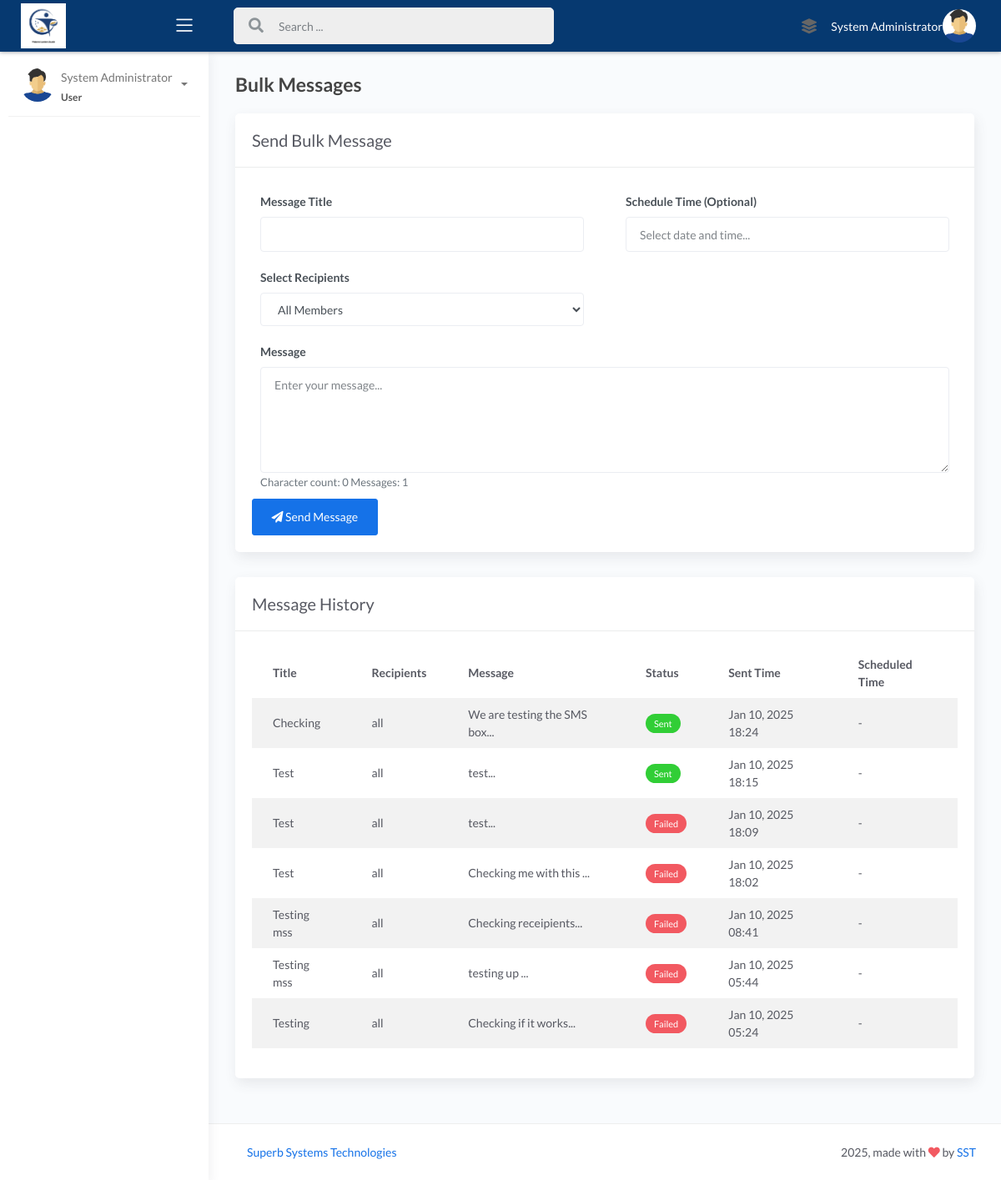
Page /communication/bulk_message.php (signed in) on the committed database.
### tables this page shows
CREATE TABLE `users` (
  `id` int(11) NOT NULL AUTO_INCREMENT,
  `member_id` int(11) DEFAULT NULL,
  `username` varchar(50) NOT NULL,
  `email` varchar(100) NOT NULL,
  `password` varchar(255) NOT NULL,
  `full_name` varchar(100) NOT NULL,
  `status` enum('active','inactive','suspended') NOT NULL DEFAULT 'active',
  `phone` varchar(20) DEFAULT NULL,
  `department` varchar(50) DEFAULT NULL,
  `position` varchar(50) DEFAULT NULL,
  `last_login` datetime DEFAULT NULL,
  `login_attempts` int(11) DEFAULT 0,
  `password_reset_token` varchar(100) DEFAULT NULL,
  `password_reset_expires` datetime DEFAULT NULL,
  `profile_image` varchar(255) DEFAULT NULL,
  `permissions` text DEFAULT NULL,
  `created_by` int(11) DEFAULT NULL,
  `created_at` timestamp NOT NULL DEFAULT current_timestamp(),
  `updated_at` timestamp NOT NULL DEFAULT current_timestamp() ON UPDATE current_timestamp(),
  `password_changed` tinyint(1) NOT NULL DEFAULT 0 COMMENT 'Flag to check if first-time password has been changed',
  PRIMARY KEY (`id`),
  UNIQUE KEY `username` (`username`),
  KEY `created_by` (`created_by`),
  KEY `idx_member_id` (`member_id`),
  CONSTRAINT `fk_user_member` FOREIGN KEY (`member_id`) REFERENCES `members` (`id`) ON DELETE SET NULL ON UPDATE CASCADE,
  CONSTRAINT `users_creator_fk` FOREIGN KEY (`created_by`) REFERENCES `users` (`id`) ON DELETE SET NULL
);

CREATE TABLE `messages` (
  `id` int(11) NOT NULL AUTO_INCREMENT,
  `sender_id` int(11) NOT NULL,
  `recipient_id` int(11) DEFAULT NULL,
  `message` text NOT NULL,
  `sent_time` datetime DEFAULT current_timestamp(),
  `message_type` enum('single','bulk','group') NOT NULL DEFAULT 'single',
  `status` enum('pending','sent','failed') NOT NULL DEFAULT 'pending',
  `recipient_group` varchar(50) DEFAULT NULL,
  `message_title` varchar(100) DEFAULT NULL,
  `delivery_report` text DEFAULT NULL,
  `api_response` text DEFAULT NULL,
  `scheduled_time` datetime DEFAULT NULL,
  `recipient_count` int(2) DEFAULT NULL,
  PRIMARY KEY (`id`),
  KEY `sender_id` (`sender_id`),
  KEY `recipient_id` (`recipient_id`),
  KEY `message_type` (`message_type`),
  KEY `status` (`status`)
);

### communication/bulk_message.php (the view, shortened to what this page needs)
<?php
require_once '../includes/auth.php';
?>
<!DOCTYPE html>
<html lang="en">
  <head>
        <link rel="stylesheet" href="../res/assets/css/bootstrap.min.css">
        <link rel="stylesheet" href="../res/assets/css/atlantis.min.css">
    </head>
<body>
    <div class="wrapper">
        <?php include '../res/main_header.php'; ?>
        <?php include '../res/sidebar.php'; ?>
        <div class="main-panel">
            <div class="content">
                <div class="page-inner">
                    <div class="page-header">
                        <h4 class="page-title">Bulk Messages</h4>
                    </div>
                    <div class="row">
                        <div class="col-md-12">
                            <div class="card">
                                <div class="card-header">
                                    <h4 class="card-title">Send Bulk Message</h4>
                                </div>
                                <div class="card-body">
                                    <form method="POST">
                                        <div class="row">
                                            <div class="col-md-6">
                                                <div class="form-group">
                                                    <label>Message Title</label>
                                                    <input type="text" name="message_title" class="form-control" required>
                                                </div>
                                                <div class="form-group">
                                                    <label>Select Recipients</label>
                                                    <select name="recipient_type" class="form-control" id="recipientType" required>
                                                        <option value="all">All Members</option>
                                                    </select>
                                                </div>
                                            </div>
                                            <div class="col-md-6">
                                                <div class="form-group">
                                                    <label>Schedule Time (Optional)</label>
                                                    <input type="text" name="schedule_time" class="form-control datetimepicker"
                                                           placeholder="Select date and time...">
                                                </div>
                                            </div>
                                            <div class="col-md-12">
                                                <div class="form-group">
                                                    <label>Message</label>
                                                    <textarea name="message" class="form-control" rows="5" required
                                                              placeholder="Enter your message..."></textarea>
                                                    <small class="text-muted">
                                                        Character count: <span id="charCount">0</span>
                                                        Messages: <span id="messageCount">1</span>
                                                    </small>
                                                </div>
                                            </div>
                                        </div>
                                        <button type="submit" class="btn btn-primary">
                                            <i class="fa fa-paper-plane"></i> Send Message
                                        </button>
                                    </form>
                                </div>
                            </div>
                            <div class="card">
                                <div class="card-header">
                                    <h4 class="card-title">Message History</h4>
                                </div>
                                <div class="card-body">
                                    <div class="table-responsive">
                                        <table class="table table-striped">
                                            <thead>
                                                <tr>
                                                    <th>Title</th>
                                                    <th>Recipients</th>
                                                    <th>Message</th>
                                                    <th>Status</th>
                                                    <th>Sent Time</th>
                                                    <th>Scheduled Time</th>
                                                </tr>
                                            </thead>
                                            <tbody>
                                                <?php
                                                $stmt = $pdo->query("SELECT * FROM messages WHERE message_type = 'bulk'
                                                                    ORDER BY sent_time DESC LIMIT 50");
                                                while ($row = $stmt->fetch()) {
                                                    echo "<tr>";
                                                    echo "<td>" . htmlspecialchars($row['message_title']) . "</td>";
                                                    echo "<td>" . htmlspecialchars($row['recipient_group']) . "</td>";
                                                    echo "<td>" . htmlspecialchars(substr($row['message'], 0, 50)) . "...</td>";
                                                    echo "<td><span class='badge badge-" .
                                                         ($row['status'] === 'sent' ? 'success' :
                                                          ($row['status'] === 'pending' ? 'warning' : 'danger')) .
                                                         "'>" . ucfirst($row['status']) . "</span></td>";
                                                    echo "<td>" . date('M d, Y H:i', strtotime($row['sent_time'])) . "</td>";
                                                    echo "<td>" . ($row['scheduled_time'] ?
                                                         date('M d, Y H:i', strtotime($row['scheduled_time'])) : '-') .
                                                         "</td>";
                                                    echo "</tr>";
                                                }
                                                ?>
                                            </tbody>
                                        </table>
                                    </div>
                                </div>
                            </div>
                        </div>
                    </div>
                </div>
            </div>
            <?php include '../res/footer.php'; ?>
        </div>
    </body>
</html>

### res/main_header.php (shortened to what this page needs)
	<div class="main-header">
                        <div class="logo-header" data-background-color="#964B00" style="background-color: #063970">
				<a href="dashboard.php" class="logo">
                                    <img src="../loginres/images/wateredgardenchurch.jpg" alt="navbar brand" class="navbar-brand" height="87%">
				</a>
				<div class="nav-toggle">
					<button class="btn btn-toggle toggle-sidebar">
						<i class="icon-menu"></i>
					</button>
				</div>
			</div>
			<nav class="navbar navbar-header navbar-expand-lg" style="background-color: #063970">
				<div class="container-fluid">
					<div class="collapse" id="search-nav">
						<form class="navbar-left navbar-form nav-search mr-md-3">
							<div class="input-group">
								<div class="input-group-prepend">
									<button type="submit" class="btn btn-search pr-1">
										<i class="fa fa-search search-icon"></i>
									</button>
								</div>
								<input type="text" placeholder="Search ..." class="form-control">
							</div>
						</form>
					</div>
					<ul class="navbar-nav topbar-nav ml-md-auto align-items-center">
						<li class="nav-item dropdown hidden-caret">
							<a class="nav-link" data-toggle="dropdown" href="#" aria-expanded="false">
								<i class="fas fa-layer-group"></i>
							</a>
						</li>
                                                <?php
$stmt = $pdo->prepare("SELECT u.*, COALESCE(u.profile_image, '../res/assets/img/profile.jpg') as display_image
                       FROM users u
                       WHERE u.id = ?");
$stmt->execute([$_SESSION['user_id']]);
$currentUser = $stmt->fetch();
$roleDisplay = ucfirst($currentUser['role'] ?? 'User');
$profileImage = !empty($currentUser['profile_image']) && file_exists($currentUser['profile_image'])
    ? $currentUser['profile_image']
    : '../res/assets/img/usercoloredicon.png';
?>
                                                <a style="color:white"><?php echo htmlspecialchars($currentUser['full_name'] ?? 'User'); ?></a><li class="nav-item dropdown hidden-caret">
							<a class="dropdown-toggle profile-pic" data-toggle="dropdown" href="#" aria-expanded="false">
								<div class="avatar-sm">
									<img src="../res/assets/img/usercoloredicon.png" alt="..." class="avatar-img rounded-circle">
								</div>
							</a>
						</li>
					</ul>
				</div>
			</nav>
		</div>

### res/sidebar.php (shortened to what this page needs)
<div class="sidebar sidebar-style-2">
    <div class="sidebar-wrapper scrollbar scrollbar-inner">
        <div class="sidebar-content">
            <div class="user">
                <div class="avatar-sm float-left mr-2">
                    <img src="<?php echo htmlspecialchars($profileImage); ?>" alt="..." class="avatar-img rounded-circle">
                </div>
                <div class="info">
                    <a data-toggle="collapse" href="#collapseExample" aria-expanded="true">
                        <span>
                            <?php echo htmlspecialchars($currentUser['full_name'] ?? 'User'); ?>
                            <span class="user-level"><?php echo htmlspecialchars($roleDisplay); ?></span>
                            <span class="caret"></span>
                        </span>
                    </a>
                </div>
            </div>
        </div>
    </div>
</div>

### rows in the picture
users: full_name "System Administrator"
messages: message_title "Checking", recipient_group "all", message "We are testing the SMS box", status "Sent", sent_time "Jan 10, 2025 18:24"
messages: message_title "Test", recipient_group "all", message "test", status "Sent", sent_time "Jan 10, 2025 18:15"
messages: message_title "Test", recipient_group "all", message "test", status "Failed", sent_time "Jan 10, 2025 18:09"
messages: message_title "Test", recipient_group "all", message "Checking me with this", status "Failed", sent_time "Jan 10, 2025 18:02"
messages: message_title "Testing mss", recipient_group "all", message "Checking receipients", status "Failed", sent_time "Jan 10, 2025 08:41"
messages: message_title "Testing mss", recipient_group "all", message "testing up", status "Failed", sent_time "Jan 10, 2025 05:44"
messages: message_title "Testing", recipient_group "all", message "Checking if it works", status "Failed", sent_time "Jan 10, 2025 05:24"

### other values in the picture
$roleDisplay "User"
